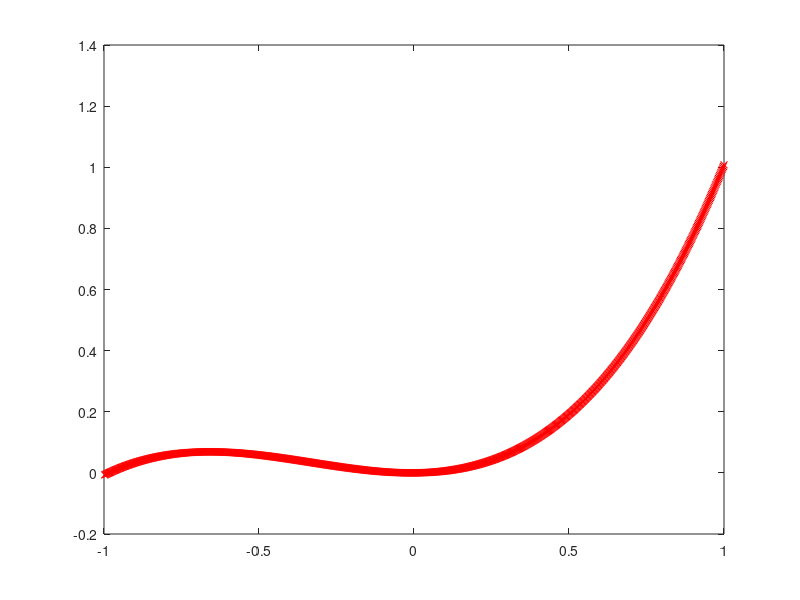

This figure's MATLAB source: (Note: this script raises an error after producing the figure.)
clear ; close all; clc





%data%
X=zeros(1000,1);
for num=1:1000
    X(num)=num/500-1;


end

Y=(sin(pi*X/200)+X.^2+X.^3)/2;


hold off;
plot(X, Y, 'rx', 'MarkerSize', 5);
X=[X,X.^2,X.^3];
fprintf("plot drawn\n");
pause;
%NN parameters%
input_layer_size = 3;
hidden_layer_size=51;
lables=1;


m = size(X, 1);

Theta1=rand(hidden_layer_size,input_layer_size+1);
Theta2=rand(lables,hidden_layer_size+1);
nn_params = [Theta1(:) ; Theta2(:)];
fprintf("Initialization COmpleted\n");
pause;
%forward Feeding of NN%


fprintf('calculating J\n')

%regularization%
lambda = 1;
J = nnCostFunction(nn_params,input_layer_size,hidden_layer_size, lables,X, Y, lambda)
pause;

%inital parameters



fprintf('\nInitializing Neural Network Parameters ...\n')

initial_Theta1 = randInitializeWeights(input_layer_size,hidden_layer_size);
initial_Theta2 = randInitializeWeights(hidden_layer_size,lables);

% Unroll parameters
initial_nn_params = [initial_Theta1(:) ; initial_Theta2(:)];
J = nnCostFunction(initial_nn_params,input_layer_size,hidden_layer_size, lables,X, Y, lambda)

%check if nn is fine%
%checkNNGradients;

lambda = 2;
%checkNNGradients(lambda);

%NN training
fprintf('\nTraining Neural Network... \n')
iter=4000;

options = optimset('MaxIter', iter);
lambda = 1;


% Create "short hand" for the cost function to be minimized
costFunction = @(p) nnCostFunction(p, ...
                                   input_layer_size, ...
                                   hidden_layer_size, ...
                                   lables, X, Y, lambda);

% Now, costFunction is a function that takes in only one argument (the
% neural network parameters)
[nn_params, cost] = fmincg(costFunction, initial_nn_params, options);

Theta1 = reshape(nn_params(1:hidden_layer_size * (input_layer_size + 1)), ...
                 hidden_layer_size, (input_layer_size + 1));

Theta2 = reshape(nn_params((1 + (hidden_layer_size * (input_layer_size + 1))):end), ...
                 lables, (hidden_layer_size + 1));
pause;

hold on;
X1=zeros(1000,1);
for iter=1:1000
    X1(iter)=iter/500-1;
    end
Y1=(sin(pi*X1/200)+X1.^2+X1.^3)/2;

plot(X1,Y1,'rx','MarkerSize',4);
plot(X1,pred([X1,X1.^2,X1.^3],Theta1,Theta2),'bo','MarkerSize',4)